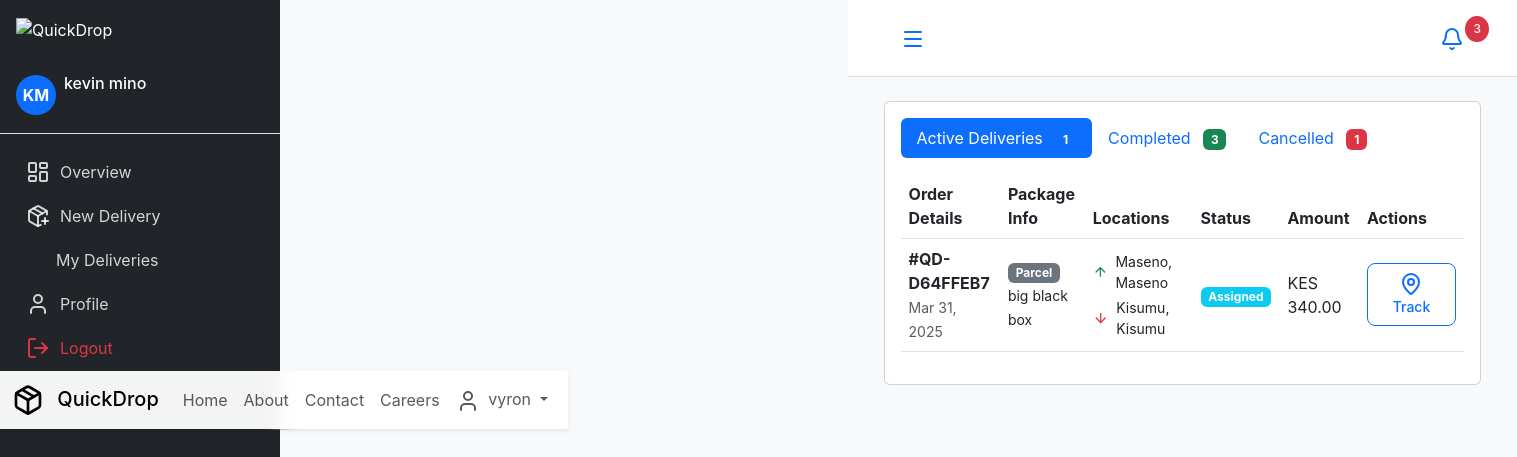
The app's page /my-deliveries/ (signed in) with its own data.
### deliveries/models.py (models this page shows, shortened)
class Delivery(models.Model):
    PAYMENT_METHOD_CHOICES = [
        ('MPESA', 'M-Pesa'),
        ('CASH', 'Cash on Delivery'),
        ('CARD', 'Credit/Debit Card'),
    ]
    PAYMENT_STATUS_CHOICES = [
        ('PENDING', 'Pending'),
        ('PAID', 'Paid'),
        ('FAILED', 'Failed'),
    ]
    STATUS_CHOICES = [
        ('PENDING', 'Pending'),
        ('ASSIGNED', 'Assigned'),
        ('PICKED_UP', 'Picked Up'),
        ('IN_TRANSIT', 'In Transit'),
        ('DELIVERED', 'Delivered'),
        ('CANCELLED', 'Cancelled'),
    ]
    PACKAGE_TYPE_CHOICES = [
        ('document', 'Document'),
        ('parcel', 'Parcel'),
        ('fragile', 'Fragile'),
        ('perishable', 'Perishable'),
    ]
    tracking_id = models.UUIDField(default=uuid.uuid4, editable=False, unique=True)
    order_id = models.CharField(max_length=20, unique=True)
    customer = models.ForeignKey(User, on_delete=models.CASCADE, related_name='deliveries')
    created_at = models.DateTimeField(auto_now_add=True)
    updated_at = models.DateTimeField(auto_now=True)
    package_description = models.TextField()
    package_type = models.CharField(max_length=20, choices=PACKAGE_TYPE_CHOICES)
    weight = models.DecimalField(max_digits=5, decimal_places=2)
    pickup_street = models.CharField(max_length=255)
    pickup_building = models.CharField(max_length=255, blank=True)
    pickup_city = models.CharField(max_length=100)
    pickup_area = models.CharField(max_length=100)
    pickup_landmark = models.CharField(max_length=255, blank=True)
    pickup_location = models.TextField(help_text="Formatted full address")
    delivery_street = models.CharField(max_length=255)
    delivery_building = models.CharField(max_length=255, blank=True)
    delivery_city = models.CharField(max_length=100)
    delivery_area = models.CharField(max_length=100)
    delivery_landmark = models.CharField(max_length=255, blank=True)
    delivery_location = models.TextField(help_text="Formatted full address")
    sender_name = models.CharField(max_length=100)
    sender_phone = models.CharField(max_length=15)
    recipient_name = models.CharField(max_length=100)
    recipient_phone = models.CharField(max_length=15)
    delivery_notes = models.TextField(blank=True)
    payment_method = models.CharField(max_length=20, choices=PAYMENT_METHOD_CHOICES)
    payment_status = models.CharField(max_length=20, choices=PAYMENT_STATUS_CHOICES, default='PENDING')
    payment_date = models.DateTimeField(null=True, blank=True)
    amount = models.DecimalField(max_digits=10, decimal_places=2)
    status = models.CharField(max_length=20, choices=STATUS_CHOICES, default='PENDING')
    assigned_driver = models.ForeignKey(User, on_delete=models.SET_NULL, null=True, blank=True, related_name='assigned_deliveries')
    pickup_time = models.DateTimeField(null=True, blank=True)
    delivery_time = models.DateTimeField(null=True, blank=True)
    worker_rating = models.IntegerField(null=True, blank=True, help_text="Rating from 1-5 stars")
    worker_rating_comment = models.TextField(blank=True, null=True)
    class Meta:
        ordering = ['-created_at']
        verbose_name_plural = 'Deliveries'

### users/views.py (the view)
# urls.py: path('my-deliveries/', views.my_deliveries, name='my_deliveries'),
@login_required
def my_deliveries(request):
    active_deliveries = Delivery.objects.filter(
        customer=request.user,
        status__in=['PENDING', 'PICKED_UP', 'IN_TRANSIT', 'ASSIGNED']
    ).order_by('-created_at')
    completed_deliveries = Delivery.objects.filter(
        customer=request.user,
        status='DELIVERED'
    ).order_by('-delivery_time')[:20]  # Last 20 completed deliveries
    cancelled_deliveries = Delivery.objects.filter(
        customer=request.user,
        status='CANCELLED'
    ).order_by('-updated_at')[:20]  # Last 20 cancelled deliveries
    context = {
        'active_deliveries': active_deliveries,
        'completed_deliveries': completed_deliveries,
        'cancelled_deliveries': cancelled_deliveries,
        'google_maps_api_key': settings.GOOGLE_MAPS_API_KEY
    }
    return render(request, 'users/my_deliveries.html', context)

### users/templates/users/my_deliveries.html (shortened to what this page needs)
{% extends "users/dashboard_base.html" %}
{% load static %}
{% block dashboard_content %}
<div class="container-fluid">
    <div class="card mb-4">
        <div class="card-body">
            <ul class="nav nav-pills mb-3" id="deliveryTabs" role="tablist">
                <li class="nav-item" role="presentation">
                    <button class="nav-link active" id="active-tab" data-bs-toggle="pill" data-bs-target="#active" type="button">
                        Active Deliveries
                        <span class="badge bg-primary ms-2">{{ active_deliveries.count }}</span>
                    </button>
                </li>
                <li class="nav-item" role="presentation">
                    <button class="nav-link" id="completed-tab" data-bs-toggle="pill" data-bs-target="#completed" type="button">
                        Completed
                        <span class="badge bg-success ms-2">{{ completed_deliveries.count }}</span>
                    </button>
                </li>
                <li class="nav-item" role="presentation">
                    <button class="nav-link" id="cancelled-tab" data-bs-toggle="pill" data-bs-target="#cancelled" type="button">
                        Cancelled
                        <span class="badge bg-danger ms-2">{{ cancelled_deliveries.count }}</span>
                    </button>
                </li>
            </ul>
            <div class="tab-content" id="deliveryTabsContent">
                <div class="tab-pane fade show active" id="active">
                    {% if active_deliveries %}
                    <div class="table-responsive">
                        <table class="table table-hover align-middle">
                            <thead>
                                <tr>
                                    <th>Order Details</th>
                                    <th>Package Info</th>
                                    <th>Locations</th>
                                    <th>Status</th>
                                    <th>Amount</th>
                                    <th>Actions</th>
                                </tr>
                            </thead>
                            <tbody>
                                {% for delivery in active_deliveries %}
                                <tr>
                                    <td>
                                        <strong>#{{ delivery.order_id }}</strong><br>
                                        <small class="text-muted">{{ delivery.created_at|date:"M d, Y" }}</small>
                                    </td>
                                    <td>
                                        <span class="badge bg-secondary text-capitalize">{{ delivery.package_type }}</span><br>
                                        <small>{{ delivery.package_description|truncatechars:50 }}</small>
                                    </td>
                                    <td>
                                        <div class="d-flex align-items-center mb-1">
                                            <i data-lucide="arrow-up" class="me-2 text-success"></i>
                                            <small>{{ delivery.pickup_city }}, {{ delivery.pickup_area }}</small>
                                        </div>
                                        <div class="d-flex align-items-center">
                                            <i data-lucide="arrow-down" class="me-2 text-danger"></i>
                                            <small>{{ delivery.delivery_city }}, {{ delivery.delivery_area }}</small>
                                        </div>
                                    </td>
                                    <td>
                                        {% if delivery.status == 'PENDING' %}
                                            <span class="badge bg-primary">Pending</span>
                                        {% elif delivery.status == 'ASSIGNED' %}
                                            <span class="badge bg-info">Assigned</span>
                                        {% elif delivery.status == 'PICKED_UP' %}
                                            <span class="badge bg-warning">Picked Up</span>
                                        {% elif delivery.status == 'IN_TRANSIT' %}
                                            <span class="badge bg-warning">In Transit</span>
                                        {% endif %}
                                    </td>
                                    <td>KES {{ delivery.amount }}</td>
                                    <td>
                                        <div class="btn-group">
                                            <a href="{% url 'delivery_tracking' tracking_id=delivery.tracking_id %}" class="btn btn-sm btn-outline-primary">
                                                <i data-lucide="map-pin"></i> Track
                                            </a>
                                        </div>
                                    </td>
                                </tr>
                                {% endfor %}
                            </tbody>
                        </table>
                    </div>
                    {% endif %}
                </div>
            </div>
        </div>
    </div>
</div>
{% endblock %}

### users/templates/users/dashboard_base.html (shortened to what this page needs)
{% extends "users/base.html" %}
{% load static %}
{% block content %}
<div class="dashboard-container">
    <div class="sidebar bg-dark text-white">
        <div class="sidebar-header p-3">
            <img src="{% static 'users/img/quickdrop-logo-white.png' %}" alt="QuickDrop" class="logo">
        </div>
        <div class="user-info p-3 border-bottom">
            <div class="d-flex align-items-center">
                <div class="avatar bg-primary rounded-circle me-2">
                    {{ request.user.first_name|first|upper }}{{ request.user.last_name|first|upper }}
                </div>
                <div>
                    <h6 class="mb-0">{{ request.user.get_full_name }}</h6>
                    <small class="text-muted">{{ request.user.userprofile.get_user_type_display }}</small>
                </div>
            </div>
        </div>
        <ul class="nav flex-column p-3">
            <li class="nav-item">
                <a href="{% url 'dashboard' %}" class="nav-link {% if active_tab == 'overview' %}active{% endif %}">
                    <i data-lucide="layout-dashboard"></i> Overview
                </a>
            </li>
            {% if request.user.userprofile.user_type == 'customer' %}
                <li class="nav-item">
                    <a href="{% url 'new_delivery' %}" class="nav-link {% if active_tab == 'new_delivery' %}active{% endif %}">
                        <i data-lucide="package-plus"></i> New Delivery
                    </a>
                </li>
                <li class="nav-item">
                    <a href="{% url 'my_deliveries' %}" class="nav-link {% if active_tab == 'my_deliveries' %}active{% endif %}">
                        <i data-lucide="packages"></i> My Deliveries
                    </a>
                </li>
            {% endif %}
            <li class="nav-item">
                <a href="{% url 'profile' %}" class="nav-link {% if active_tab == 'profile' %}active{% endif %}">
                    <i data-lucide="user"></i> Profile
                </a>
            </li>
            <li class="nav-item mt-auto">
                <a href="{% url 'logout' %}" class="nav-link text-danger">
                    <i data-lucide="log-out"></i> Logout
                </a>
            </li>
        </ul>
    </div>
    <div class="main-content">
        <nav class="navbar navbar-expand-lg navbar-light bg-white border-bottom p-3">
            <div class="container-fluid">
                <button class="btn btn-link sidebar-toggle">
                    <i data-lucide="menu"></i>
                </button>
                <div class="d-flex">
                    <div class="dropdown">
                        <button class="btn btn-link" type="button" id="notificationsDropdown" data-bs-toggle="dropdown">
                            <i data-lucide="bell"></i>
                            <span class="notification-badge">3</span>
                        </button>
                    </div>
                </div>
            </div>
        </nav>
        <div class="content p-4">
            {% block dashboard_content %}{% endblock %}
        </div>
    </div>
</div>
{% endblock %}

### users/templates/users/base.html (shortened to what this page needs)
{% load static %}
<!DOCTYPE html>
<html lang="en">
<head>
    <link href="https://cdn.jsdelivr.net/npm/bootstrap@5.3.0/dist/css/bootstrap.min.css" rel="stylesheet">
    <link rel="stylesheet" href="{% static 'css/styles.css' %}">
    <link rel="stylesheet" href="{% static 'react/build/server/index.css' %}">
</head>
<body class="bg-light">
    <nav class="navbar navbar-expand-lg navbar-light bg-white sticky-top shadow-sm">
        <div class="container">
            <a class="navbar-brand" href="{% url 'home' %}">
                <i data-lucide="package" class="icon-lg me-2"></i>
                QuickDrop
            </a>
            <div class="collapse navbar-collapse" id="navbarNav">
                <ul class="navbar-nav me-auto">
                    <li class="nav-item">
                        <a class="nav-link" href="{% url 'home' %}">Home</a>
                    </li>
                    <li class="nav-item">
                        <a class="nav-link" href="{% url 'about' %}">About</a>
                    </li>
                    <li class="nav-item">
                        <a class="nav-link" href="{% url 'contact' %}">Contact</a>
                    </li>
                    <li class="nav-item">
                        <a class="nav-link" href="{% url 'careers' %}">Careers</a>
                    </li>
                </ul>
                <ul class="navbar-nav">
                    {% if user.is_authenticated %}
                        <li class="nav-item dropdown">
                            <a class="nav-link dropdown-toggle" href="#" role="button" data-bs-toggle="dropdown">
                                <i data-lucide="user" class="me-1"></i>
                                {{ user.username }}
                            </a>
                        </li>
                    {% endif %}
                </ul>
            </div>
        </div>
    </nav>
    {% block content %}{% endblock %}
</body>
</html>

### users/static/css/styles.css (style rules this page uses)
:root { --primary-color: #28a745; --primary-dark: #1e7e34; --text-muted: #6c757d; --success: #28a745; --success-dark: #1e7e34; --dark: #343a40; --darker: #212529; }
body { font-family: -apple-system, BlinkMacSystemFont, "Segoe UI", Roboto, "Helvetica Neue", Arial, sans-serif; }
.navbar { transition: all 0.3s ease; }
.navbar.sticky-top { backdrop-filter: blur(10px); background-color: rgba(255, 255, 255, 0.95) !important; }
.icon-lg { width: 32px; height: 32px; }
.btn { padding: 0.5rem 1.5rem; font-weight: 500; border-radius: 0.5rem; transition: all 0.3s ease; }

### users/templates/users/dashboard_base.html (style rules this page uses)
.dashboard-container { display: flex; min-height: 100vh; }
.sidebar { width: 280px; min-height: 100vh; position: fixed; left: 0; top: 0; bottom: 0; z-index: 100; transition: all 0.3s; }
.sidebar .nav-link { color: rgba(255,255,255,0.8); display: flex; align-items: center; gap: 10px; padding: 10px; border-radius: 8px; transition: all 0.3s; }
.sidebar .nav-link i { width: 20px; height: 20px; }
.main-content { flex: 1; margin-left: 280px; transition: all 0.3s; }
.avatar { width: 40px; height: 40px; display: flex; align-items: center; justify-content: center; font-weight: bold; }
.notification-badge { position: absolute; top: 0; right: 0; background: #dc3545; color: white; border-radius: 50%; padding: 0.25rem 0.5rem; font-size: 0.75rem; }

### records on screen
Delivery: order_id "QD-D64FFEB7", created_at "Mar 31, 2025", package_type "Parcel", package_description "big black box", pickup_city "Maseno", pickup_area "Maseno", delivery_city "Kisumu", delivery_area "Kisumu", status "Assigned", amount "340.00"

### other values on screen
{{ user.username }} "vyron"
{{ request.user.first_name|first|upper }} "K"
{{ request.user.last_name|first|upper }} "M"
{{ request.user.get_full_name }} "kevin mino"
{{ active_deliveries.count }} "1"
{{ completed_deliveries.count }} "3"
{{ cancelled_deliveries.count }} "1"
